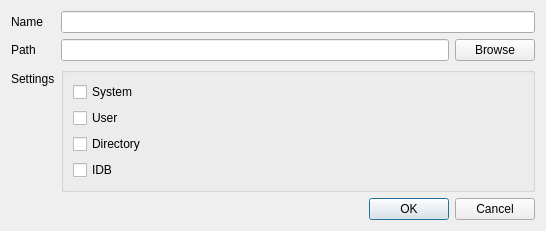
<?xml version="1.0" encoding="UTF-8"?>
<ui version="4.0">
 <class>PluginDialog</class>
 <widget class="QDialog" name="PluginDialog">
  <property name="geometry">
   <rect>
    <x>0</x>
    <y>0</y>
    <width>546</width>
    <height>210</height>
   </rect>
  </property>
  <property name="windowTitle">
   <string>IDA Plugin Manager</string>
  </property>
  <layout class="QFormLayout" name="formLayout_3">
   <item row="0" column="0">
    <widget class="QLabel" name="label">
     <property name="text">
      <string>Name</string>
     </property>
    </widget>
   </item>
   <item row="0" column="1">
    <widget class="QLineEdit" name="nameLineEdit"/>
   </item>
   <item row="1" column="0">
    <widget class="QLabel" name="label_2">
     <property name="text">
      <string>Path</string>
     </property>
    </widget>
   </item>
   <item row="1" column="1">
    <layout class="QHBoxLayout" name="horizontalLayout">
     <item>
      <widget class="QLineEdit" name="pathLineEdit"/>
     </item>
     <item>
      <widget class="QPushButton" name="browsePushButton">
       <property name="text">
        <string>Browse</string>
       </property>
      </widget>
     </item>
    </layout>
   </item>
   <item row="2" column="0">
    <widget class="QLabel" name="label_3">
     <property name="text">
      <string>Settings</string>
     </property>
    </widget>
   </item>
   <item row="2" column="1">
    <widget class="QGroupBox" name="groupBox">
     <property name="title">
      <string/>
     </property>
     <layout class="QFormLayout" name="formLayout">
      <property name="fieldGrowthPolicy">
       <enum>QFormLayout::AllNonFixedFieldsGrow</enum>
      </property>
      <item row="0" column="0">
       <widget class="QCheckBox" name="systemCheckBox">
        <property name="text">
         <string>System</string>
        </property>
       </widget>
      </item>
      <item row="1" column="0">
       <widget class="QCheckBox" name="userCheckbox">
        <property name="text">
         <string>User</string>
        </property>
       </widget>
      </item>
      <item row="2" column="0">
       <widget class="QCheckBox" name="directoryCheckBox">
        <property name="text">
         <string>Directory</string>
        </property>
       </widget>
      </item>
      <item row="3" column="0">
       <widget class="QCheckBox" name="idbCheckBox">
        <property name="text">
         <string>IDB</string>
        </property>
       </widget>
      </item>
     </layout>
    </widget>
   </item>
   <item row="3" column="1">
    <widget class="QDialogButtonBox" name="buttonBox">
     <property name="orientation">
      <enum>Qt::Horizontal</enum>
     </property>
     <property name="standardButtons">
      <set>QDialogButtonBox::Cancel|QDialogButtonBox::Ok</set>
     </property>
    </widget>
   </item>
  </layout>
 </widget>
 <resources/>
 <connections>
  <connection>
   <sender>buttonBox</sender>
   <signal>accepted()</signal>
   <receiver>PluginDialog</receiver>
   <slot>accept()</slot>
   <hints>
    <hint type="sourcelabel">
     <x>248</x>
     <y>254</y>
    </hint>
    <hint type="destinationlabel">
     <x>157</x>
     <y>274</y>
    </hint>
   </hints>
  </connection>
  <connection>
   <sender>buttonBox</sender>
   <signal>rejected()</signal>
   <receiver>PluginDialog</receiver>
   <slot>reject()</slot>
   <hints>
    <hint type="sourcelabel">
     <x>316</x>
     <y>260</y>
    </hint>
    <hint type="destinationlabel">
     <x>286</x>
     <y>274</y>
    </hint>
   </hints>
  </connection>
 </connections>
</ui>
